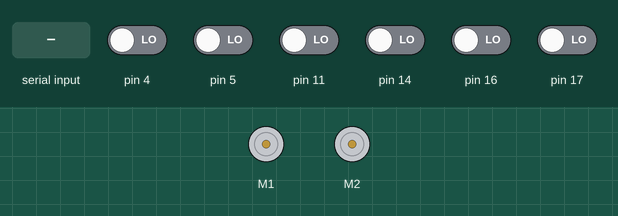
Recording of a sketch running on a simulated Arduino Uno, built with avr-gcc and run on an emulated ATmega328P. Parts: 2 × DC motor (green arrow = forward, orange = backward, longer = faster). The inputs (shaded band) are chosen by the test bench; at power-on: pin 4, pin 5, pin 11, pin 14, pin 16, pin 17 LOW.

Above: at 1.2 s.
1.3 s: pin 4 driven HIGH
At 1.63 s:
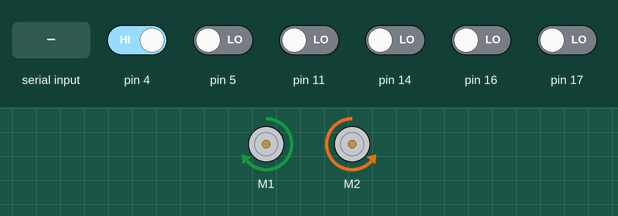
4.3 s: pin 4 driven LOW
At 5.6 s:
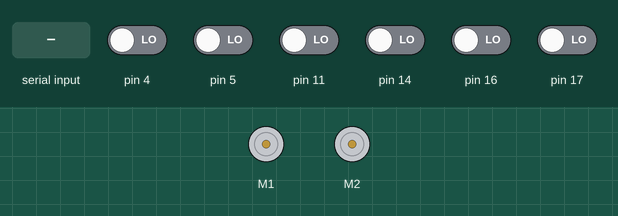
5.9 s: pin 5 driven HIGH
At 6.23 s:
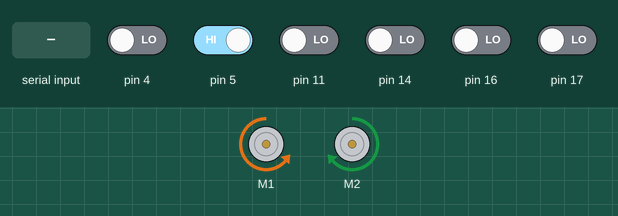
8.9 s: pin 5 driven LOW
At 9.4 s:
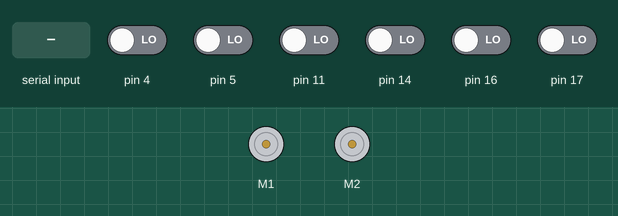
10.5 s: "F" received over the second serial link
At 10.6 s:
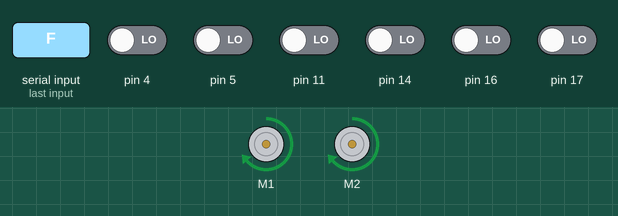
12.2 s: "L" received over the second serial link
At 12.3 s:
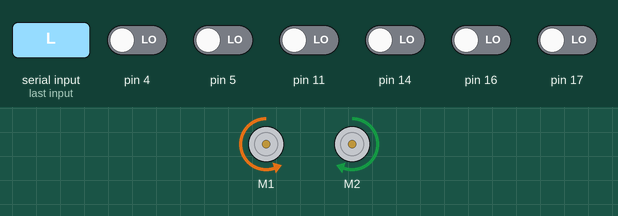
Timing chart, 0 to 14.9 s (numbered marks = the images above; inputs shaded):
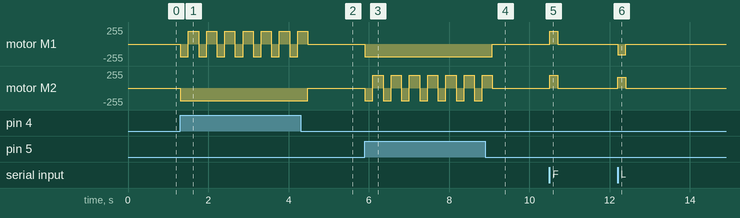

The sketch:

zumo_copilot.ino
```cpp
// Sammy Mohamed - EECE 3624 final project
// ZumoBot Co-Pilot: Zumo robot (Arduino) side

#include <SoftwareSerial.h>
#include <ZumoShield.h>

// bluetooth (pin 4 is a line sensor, so TX is on 6)
const uint8_t BT_RX_PIN = 2;
const uint8_t BT_TX_PIN = 6;

// speeds and timing
const int SPEED          = 300;
const int TURN_SPEED     = 250;
const unsigned int EDGE_THRESHOLD = 1500;  // black edge reads above this (lab 9)
const int ESCAPE_SPEED   = 300;
const int ESCAPE_BACK_MS = 200;
const int ESCAPE_TURN_MS = 250;
const unsigned long WATCHDOG_MS = 200;     // stop if no letter for this long

SoftwareSerial bt(BT_RX_PIN, BT_TX_PIN);
ZumoMotors motors;
ZumoReflectanceSensorArray sensors(QTR_NO_EMITTER_PIN);
unsigned int lineVals[6];

char lastCmd = 'S';
unsigned long lastCmdTime = 0;
char lastSent = 0;

// send status to the controller (only when it changes)
void report(char s) {
  if (s == lastSent) return;
  bt.write(s);
  lastSent = s;
}

// keep the newest valid letter
void readCommands() {
  while (bt.available()) {
    char c = bt.read();
    if (c == 'F' || c == 'B' || c == 'L' || c == 'R' || c == 'S') {
      lastCmd = c;
      lastCmdTime = millis();
    }
  }
}

void drive(char c) {
  switch (c) {
    case 'F': motors.setSpeeds( SPEED,       SPEED);      break;
    case 'B': motors.setSpeeds(-SPEED,      -SPEED);      break;
    case 'L': motors.setSpeeds(-TURN_SPEED,  TURN_SPEED); break;
    case 'R': motors.setSpeeds( TURN_SPEED, -TURN_SPEED); break;
    default:  motors.setSpeeds(0, 0);                     break;
  }
  report('M');
}

// 0 = no edge, 1 = left, 2 = right
int edgeSide() {
  sensors.read(lineVals);
  if (lineVals[0] > EDGE_THRESHOLD) return 1;
  if (lineVals[5] > EDGE_THRESHOLD) return 2;
  return 0;
}

// back up, then turn away from the edge
void escapeEdge(int side) {
  motors.setSpeeds(-ESCAPE_SPEED, -ESCAPE_SPEED);
  delay(ESCAPE_BACK_MS);
  if (side == 1) motors.setSpeeds( ESCAPE_SPEED, -ESCAPE_SPEED);
  else           motors.setSpeeds(-ESCAPE_SPEED,  ESCAPE_SPEED);
  delay(ESCAPE_TURN_MS);
  motors.setSpeeds(0, 0);
}

void setup() {
  bt.begin(9600);
  Serial.begin(9600);
  motors.setSpeeds(0, 0);
}

// edge first, then watchdog, then joystick
void loop() {
  readCommands();

  int e = edgeSide();
  if (e != 0) {
    report('E');
    escapeEdge(e);
    return;
  }

  if (millis() - lastCmdTime > WATCHDOG_MS) {
    motors.setSpeeds(0, 0);
    report('M');
    return;
  }

  drive(lastCmd);
}
```

Measured:
- after the input at 1.3 s, motor M1: alternates forward 191/255 for 0.25 s and backward 191/255 for 0.20 s, starting at once; motor M2: stopped → backward 191/255 at once
- after the input at 4.3 s, motor M2: backward 191/255 → stopped after 0.18 s
- after the input at 5.9 s, motor M1: stopped → backward 191/255 at once; motor M2: alternates forward 191/255 for 0.25 s and backward 191/255 for 0.20 s, starting at once
- after the input at 8.9 s, motor M1: backward 191/255 → stopped after 0.18 s
- after the input at 10.5 s, motor M1, motor M2: stopped → forward 191/255 at once, → stopped 0.20 s later
- after the input at 12.2 s, motor M1: stopped → backward 159/255 at once, → stopped 0.20 s later; motor M2: stopped → forward 159/255 at once, → stopped 0.20 s later
